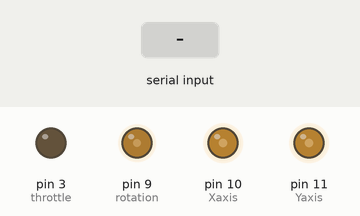
Simulated run of this sketch. Board: Arduino Uno, built with avr-gcc and run on an emulated ATmega328P. Parts: output pins drawn as LEDs (lit = HIGH). The test bench sets the inputs (shaded band).

Above: at 1.2 s.
1.3 s: "U" received over Serial
At 2.11 s:
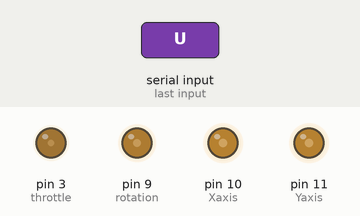
4.3 s: "C" received over Serial
At 5.5 s:
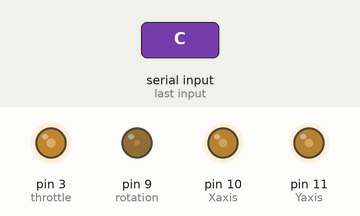
5.8 s: "B" received over Serial
At 6.6 s:
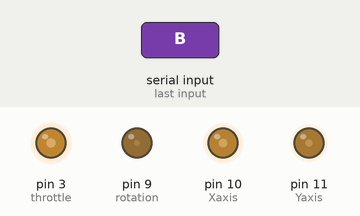
7.3 s: "W" received over Serial
At 7.8 s:
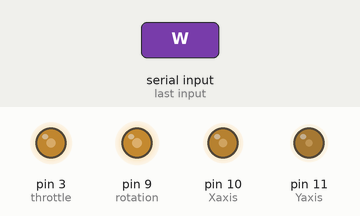
8.8 s: "L" received over Serial
At 9.2 s:
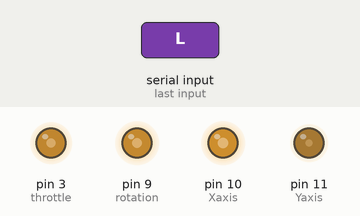
10.3 s: byte 71 ('G') received over Serial
At 11.5 s:
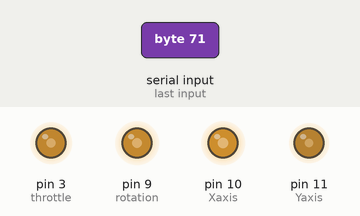
Timing chart, 0 to 12.8 s (numbered marks = the images above; inputs shaded):
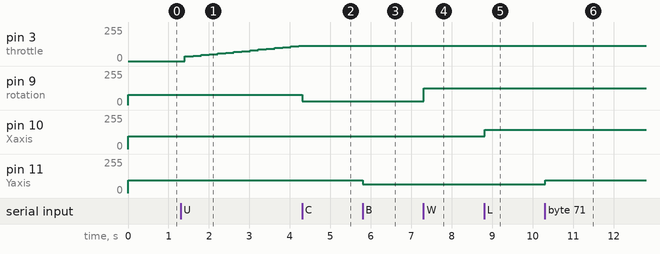

The sketch:

Arduino_Component.ino
```cpp
char val;

int throttle=3;
int rotation=9;
int Xaxis=10;
int Yaxis=11;

float throttlevar = 0.5;
int timevar=0;

float xaxistrim = 0;
float yaxistrim = 0;

int trimvar=2;

//let's first optimize this without serial ports. let's go up then down...

void setup() {
  // put your setup code here, to run once:
  pinMode(throttle, OUTPUT);
  pinMode(rotation, OUTPUT);
  pinMode(Xaxis, OUTPUT);
  pinMode(Yaxis, OUTPUT);

//  analogWrite(throttle, 254);
  writeVolts(throttle, 0);  //  full(3)/none(0), doesn't move at .5
  writeVolts(rotation, 1.5); //  CW(0)/CCW(3)
  writeVolts(Xaxis, 1.5); //   left(3)/right(0)
  writeVolts(Yaxis, 1.5); //   forward(3)/backward(0)

  Serial.begin(9600);              // Start serial communication at 9600 bps

}

void loop() {
//  writeVolts(throttle,3); //THIS CODE IS FOR WHEN THE DRONE CANT CONNECT TO THE CONTROLLER
//  delay(250);
//  writeVolts(throttle,0);
//  delay(100000);


////UP (TURN) AND DOWN

//  writeVolts(throttle, 1.5);
//  double countvar=0;
//  double stepvar=.1;
//  double voltage=2;
//  while(countvar < voltage){    //Increase voltage by increments of stepvar
//    writeVolts(throttle, countvar);
//    countvar = countvar + stepvar;
//    delay(1000);
//  }
////  writeVolts(rotation,3)
////  delay(1000)
////  writeVolts(rotation,1.5)
//  while(countvar > 0){    //Decrease voltage by increments of stepvar
//    writeVolts(throttle, countvar);
//    countvar = countvar - stepvar;
//    delay(1000);
//  }


//SERIAL PORTS AND KEY COMMANDS:


  if (Serial.available()) {        // If data is available to read,
    val = Serial.read();           // read it and store it in val
  }
  if (val== 'W'){ //a
    writeVolts(rotation, 2.25);
 //   writeVolts(throttle,0);
  }
  if (val== 'C'){
    writeVolts(rotation, .75);
  }
  if (val== 'F'){
    writeVolts(Yaxis, 2);
  }
  if (val== 'B'){
    writeVolts(Yaxis, 1);
  }
  if (val== 'L'){
    writeVolts(Xaxis, 2.25);
  }
  if (val=='R'){
    writeVolts(Xaxis, .75);
  }
  if (timevar % 20 == 0){
    if (val== 'U'){
      throttlevar = throttlevar + .1;
      writeVolts(throttle, throttlevar);
    }
    if (val== 'D' ){
      if (throttlevar > .1){
        throttlevar = throttlevar - .1;
        writeVolts(throttle, throttlevar);

      }
    }
  }

  if (val== 'X'){
    writeVolts(rotation, 1.5);
  }
  if (val== 'E'){
    writeVolts(rotation, 1.5);
  }
  if (val== 'G'){
    writeVolts(Yaxis, 1.5);
  }
  if (val== 'A'){
    writeVolts(Yaxis, 1.5);
  }
  if (val== 'M'){
    writeVolts(Xaxis, 1.5);
  }
  if (val=='S'){
    writeVolts(Xaxis, 1.5);
  }
  if (val== 'V'){
    //i dont think i need anything here
  }
  if (val== 'F'){
    //i dont think i need anything here
  }
  if (val== 'K'){  //Everything back to normal
    writeVolts(throttle, 0);   //Kill Command
    writeVolts(rotation, 1.5);
    writeVolts(Xaxis, 1.5);
    writeVolts(Yaxis, 1.5);
    throttlevar = 0;
  }

//    if (val== '1'){
//      //First in the set of predetermined commands. 1 will
//      //make the drone go up, turn 180 degrees ccw, go forward,
//      //turn 180 degrees cw and go backwards to the original location
//      //then go back down
//
//      double countvar=0;
//      double stepvar=.1;
//      double voltage=1.5;
//      while(countvar < voltage){    //Go up
//        writeVolts(throttle, countvar);
//        countvar = countvar + stepvar;
//        delay(200);
//      }
//
//      delay(5000);
//
//      writeVolts(rotation, 2);  //Rotate
//      delay(1500);
//      writeVolts(rotation,1.5);
//      delay(1000);
//
//      writeVolts(Yaxis, 1.6);  //Forward
//      delay(500);
//      writeVolts(Yaxis, 1.5);
//      delay(1000);
//
//      writeVolts(rotation, 1);  //Rotate other way
//      delay(500);
//      writeVolts(rotation, 1.5);
//      delay(1000);
//
//      writeVolts(Yaxis, 1.4);  //Backwards
//      delay(500);
//      writeVolts(Yaxis, 1.5);
//      delay(1000);
//
//      while(countvar > 0){    //Go down
//        writeVolts(throttle, countvar);
//        countvar = countvar - stepvar;
//        delay(1000);
//      }
//    }

  //REAL TIME TRIMMING

//  if (trimvar = 2){
    if (val == 'k'){
      yaxistrim = yaxistrim - 0.1;
      delay(1000);
//      trimvar = 1;
    }
    if (val == 'j'){
      xaxistrim = xaxistrim + 0.1;
      delay(1000);
//      trimvar = 1;
    }
    if (val == 'l'){
      xaxistrim = xaxistrim - 0.1;
      delay(1000);
//      trimvar = 1;
    }
    if (val == 'i'){
      yaxistrim = yaxistrim + 0.1;
      delay(1000);
//      trimvar = 1;
    }
//  }
  if (yaxistrim < -1){
    yaxistrim = -1;
  }
  if (yaxistrim > 1){
    yaxistrim = 1;
  }
  if (xaxistrim < -0.75){
    xaxistrim = -0.75;
  }
  if (xaxistrim > 0.75){
    xaxistrim = 0.75;
  }
  if (val == 'x'){
    trimvar = 2;
  }


  delay(10);
  timevar = timevar + 1;  //when timevar is a multiple of 100 (every second), we can change the throttle
}

void writeVolts(double object, double volts){
  double pwm=0;
  if (object==throttle){
    //pwm=255;
    pwm=(255.0/5.)*(volts*(1.14));   //analogWrite goes from 0 to 255, we want 0-3 volts (regular is 0-5)
  }
    else if (object==rotation){
      //pwm=255;
      pwm=(255.0/5)*(volts-.3)*(1.26);
    }
        else if (object==Xaxis){ //.5-2.5??
        //pwm=255;
        pwm=((255.0/5)*(volts+xaxistrim)*(1.26));
        }
          else if (object==Yaxis){ //.5-2.5???
          //pwm=255;
          pwm=((255.0/5)*(volts+yaxistrim)*(1.26));
          }
  analogWrite(object, pwm);
}
```

Measured:
- after the input at 1.3 s, pin 3 (throttle): moves from 0/255 to 116/255 over 2.8 s, starting after 0.11 s
- after the input at 4.3 s, pin 3 (throttle): stays 116/255 (without the input it goes to 122/255 after 0.13 s); pin 9 (rotation): 77/255 → 28/255 at once
- after the input at 5.8 s, pin 11 (Yaxis): 96/255 → 64/255 at once
- after the input at 7.3 s, pin 9 (rotation): 28/255 → 125/255 at once
- after the input at 8.8 s, pin 10 (Xaxis): 96/255 → 144/255 at once
- after the input at 10.3 s, pin 11 (Yaxis): 64/255 → 96/255 at once
